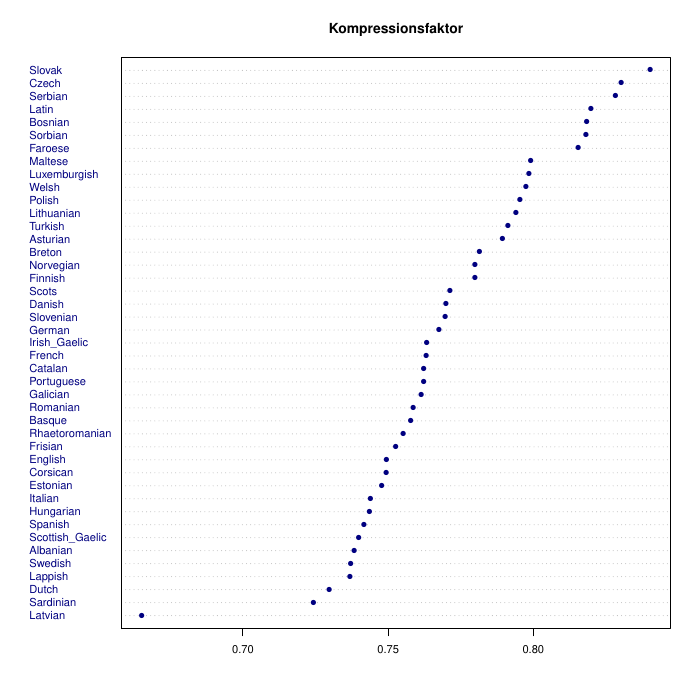

Write the R code that produced this figure.
# Team: Redrum
# Task 2

graphics.off()
pdf("zip.pdf")
## 1a
data <-get(load("../zip.rda"))

## 1b
bits <- function(x,compress = T) {
  if (compress) x <- memCompress(x,"gzip")
  sum(nchar(x,"bytes"))*8
}

## 1c
compress.factor <- sort(sapply(text,bits)/sapply(text,bits,F),F)
dotchart(compress.factor,main = "Kompressionsfaktor", color = "navyblue",cex = .7,pch = 16)

## 1d
entropy <- function(xp,xq) {
  (bits(c(xq,xp)) - bits(xq))/bits(xp,F)
}

## 1e
divergence <- function(xp,xq) {
  entropy(xp,xq) - entropy(xp,xp)
}

distance <- function(X) {
  S <- sapply(X,function (a) sapply(X,function(b) divergence(a,b)))
  as.dist(S+t(S))
}

## 1f
if (require("cluster") == F) install.packages("cluster")
require("cluster")
dist <- distance(text)
plot(agnes(dist),which.plots = 2, main = "Agnes")
plot(diana(dist),which.plots = 2, main = "Diana")


dev.off()